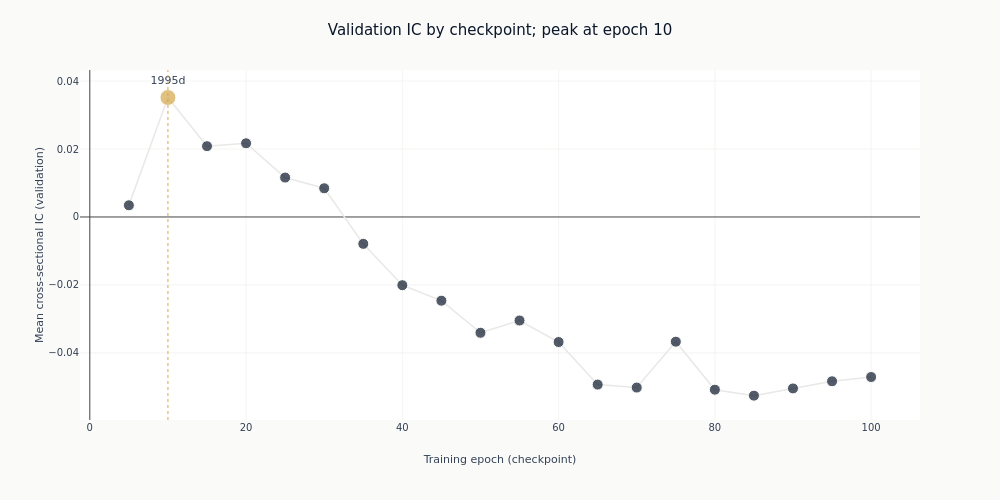

The cell this chart's notebook holds for it:
### Markdown cell above
## 6. The learning curve

Validation IC at each epoch checkpoint. The peak is amber; any checkpoint left unpublished
for partial coverage is copper. A curve that rises and then falls is the model fitting and then
overfitting the validation folds; a flat one says the epoch count was never the binding choice.

### Code cell
_epochs = checkpoints["checkpoint_value"].cast(pl.Int64).to_list()
_ics = checkpoints["ic_mean_daily"].to_list()
_days = checkpoints["ic_n_days"].to_list()
_colors = [
    COLORS["amber"]
    if epoch == PEAK_EPOCH
    else (COLORS["copper"] if epoch in partial_epochs else COLORS["blue"])
    for epoch in _epochs
]
fig_lc = go.Figure(
    go.Scatter(
        x=_epochs,
        y=_ics,
        mode="lines+markers+text",
        line=dict(color=COLORS["silver_muted"], width=1.5),
        marker=dict(
            color=_colors,
            size=[16 if epoch == PEAK_EPOCH else 11 for epoch in _epochs],
            line=dict(color="white", width=1),
        ),
        text=[
            f"{days:.0f}d" if epoch == PEAK_EPOCH or days < FULL_DAYS else ""
            for epoch, days in zip(_epochs, _days, strict=True)
        ],
        textposition="top center",
        showlegend=False,
    )
)
fig_lc.add_vline(x=PEAK_EPOCH, line=dict(color=COLORS["amber"], width=1, dash="dot"))
fig_lc.update_layout(
    title=(
        f"Validation IC by checkpoint; peak at epoch {PEAK_EPOCH}"
        + (f", partial epochs {partial_epochs} excluded" if partial_epochs else "")
    ),
    height=500,
    width=1000,
    margin=dict(t=70),
    title_font=dict(size=15),
)
fig_lc.update_xaxes(title_text="Training epoch (checkpoint)")
fig_lc.update_yaxes(title_text="Mean cross-sectional IC (validation)")
fig_lc.show()

### Figure 1 — Plotly figure (JSON) as saved in the notebook; plotly's stock layout.template omitted (floating-point values rounded to 4 significant figures)
{"data": [{"line": {"color": "#e8e8e6", "width": 1.5}, "marker": {"color": ["#0a1628", "#D4A84B", "#0a1628", "#0a1628", "#0a1628", "#0a1628", "#0a1628", "#0a1628", "#0a1628", "#0a1628", "#0a1628", "#0a1628", "#0a1628", "#0a1628", "#0a1628", "#0a1628", "#0a1628", "#0a1628", "#0a1628", "#0a1628"], "line": {"color": "white", "width": 1}, "size": [11, 16, 11, 11, 11, 11, 11, 11, 11, 11, 11, 11, 11, 11, 11, 11, 11, 11, 11, 11]}, "mode": "lines+markers+text", "showlegend": false, "text": ["", "1995d", "", "", "", "", "", "", "", "", "", "", "", "", "", "", "", "", "", ""], "textposition": "top center", "type": "scatter", "x": [5, 10, 15, 20, 25, 30, 35, 40, 45, 50, 55, 60, 65, 70, 75, 80, 85, 90, 95, 100], "y": [0.003439, 0.03516, 0.02084, 0.02169, 0.0116, 0.008451, -0.007908, -0.02008, -0.02464, -0.03408, -0.03047, -0.03681, -0.04933, -0.05021, -0.0367, -0.05083, -0.05258, -0.05046, -0.04835, -0.0471]}], "layout": {"height": 500, "margin": {"t": 70}, "shapes": [{"line": {"color": "#D4A84B", "dash": "dot", "width": 1}, "type": "line", "x0": 10, "x1": 10, "xref": "x", "y0": 0, "y1": 1, "yref": "y domain"}], "title": {"font": {"size": 15}, "text": "Validation IC by checkpoint; peak at epoch 10"}, "width": 1000, "xaxis": {"title": {"text": "Training epoch (checkpoint)"}}, "yaxis": {"title": {"text": "Mean cross-sectional IC (validation)"}}}}
